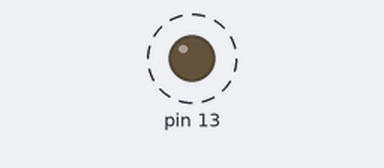
Simulated run of this sketch. Board: Arduino Uno, built with avr-gcc and run on an emulated ATmega328P. On the bench: output pins drawn as LEDs (lit = HIGH). Dashed ring = blinking.

Above: at 0.7 s.
Timing chart, 0 to 4.6 s (numbered marks = the images above):
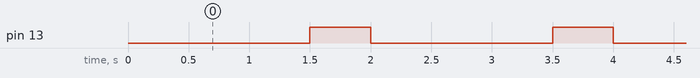

The sketch:

Question_1.ino
```cpp
void setup()
{
pinMode(13,OUTPUT);
}

void loop()
{
 digitalWrite(13,LOW);
 delay(1500);
 digitalWrite(13,HIGH);
 delay(500);
}
```

Measured:
- by itself, pin 13: alternates HIGH for 0.50 s and LOW for 1.5 s
